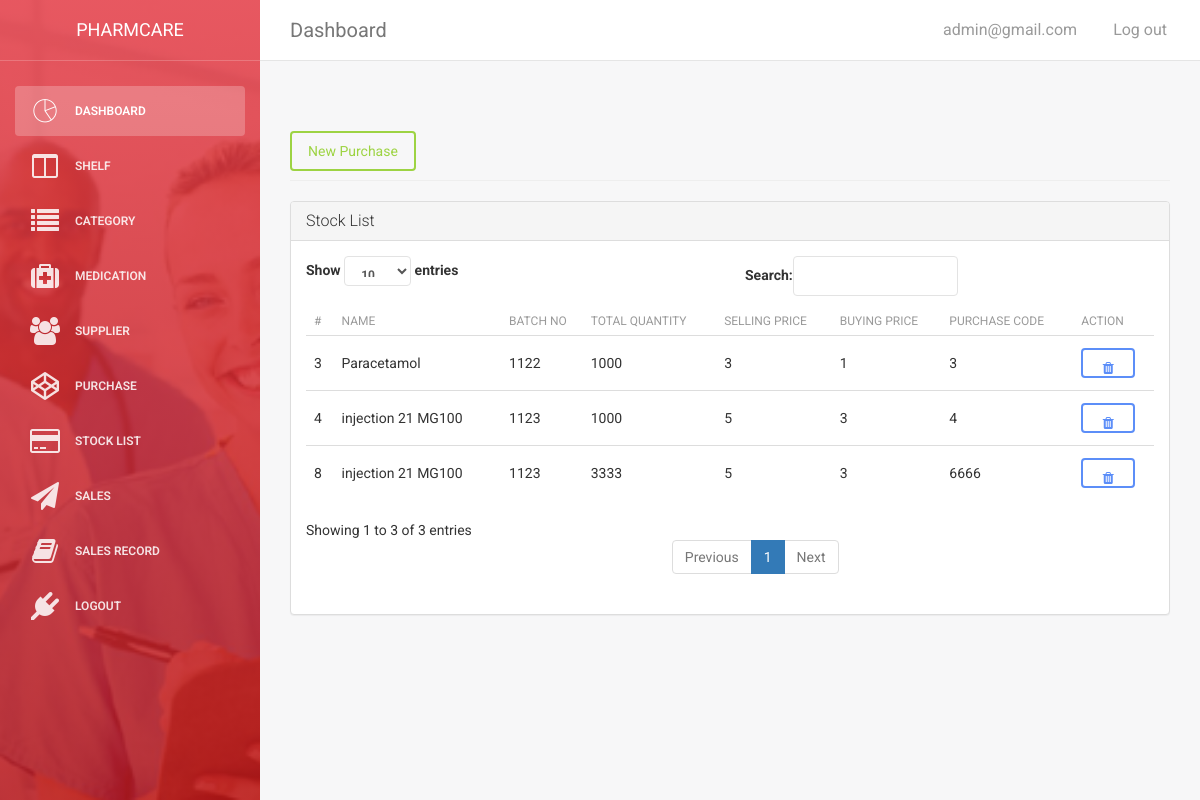
The app's page /admin/administrator/stocklist.php (signed in) with its own data.
### tables this page shows
CREATE TABLE `stocklist` (
  `id` int(11) NOT NULL,
  `name` varchar(225) NOT NULL,
  `batchNo` int(100) NOT NULL,
  `purchaseCode` int(200) NOT NULL,
  `supplier` varchar(255) NOT NULL,
  `quantity` int(11) DEFAULT NULL,
  `amount` double NOT NULL,
  `sellPrice` double DEFAULT NULL,
  `buyPrice` double DEFAULT NULL,
  `expDate` date NOT NULL
);

### admin/administrator/stocklist.php (the view, shortened to what this page needs)
<?php include("../includes/admin_header.php");?>
<?php include("../includes/admin_sidebar.php"); ?>
<div class="content">
    <div class="container-fluid">
        <h4 class="page-header">
        <a href="purchase.php?source=add_purchase"><button class="btn btn-success">New Purchase</button></a>
        </h4>
        <div class="row">
         <div class="col-md-12">
            <div class="panel panel-default">
                  <div class="panel-heading">
                        <h3 class="panel-title">Stock List</h3>
                  </div>
                  <div class="panel-body">
                     <table class="table" id="myTable">
                        <thead>
                          <tr>
                             <th>#</th>
                            <th>Name</th>
                            <th>Batch No</th>
                            <th>Total Quantity</th>
                            <th>Selling Price</th>
                            <th>Buying Price</th>
                            <th>Purchase Code</th>
                            <th>Action</th>
                          </tr>
                        </thead>
                        <tbody>
                          <tr>
                            <?php
                            global $connection;
                            $result = mysqli_query($connection,"SELECT * FROM stockList ORDER BY id ASC");
                            while($row = mysqli_fetch_assoc($result)){
                                $id = $row['id'];
                                $name = $row['name'];
                                $bathNo = $row['batchNo'];
                                $quantity = $row['quantity'];
                                $sell = $row['sellPrice'];
                                $buy = $row['buyPrice'];
                                $purchaseCode = $row['purchaseCode'];
                              ?>
                               <td><?php echo $id; ?></td>
                              <td><?php echo $name; ?></td>
                              <td><?php echo $bathNo ;?></td>
                              <td><?php echo $quantity ;?></td>
                              <td><?php echo $sell ;?></td>
                              <td><?php echo $buy ;?></td>
                              <td><?php echo $purchaseCode ;?></td>
                              <td><?php echo "<a href='stocklist.php?delete= $id'><button type='button' class='btn btn-primary input-sm'><span><i class='fa fa-trash''></i></span></button></a>";?></td>
                              </tr><?php
                            }
                            ?>
                        </tbody>
                      </table>
                  </div>
            </div>
         </div>
        </div>
    </div>
</div>
</div>
</body>
</html>

### records on screen
stocklist: id "3", name "Paracetamol", batchNo "1122", quantity "1000", sellPrice "3", buyPrice "1", purchaseCode "3"
stocklist: id "4", name "injection 21 MG100", batchNo "1123", quantity "1000", sellPrice "5", buyPrice "3", purchaseCode "4"
stocklist: id "8", name "injection 21 MG100", batchNo "1123", quantity "3333", sellPrice "5", buyPrice "3", purchaseCode "6666"

### other values on screen
$_SESSION['username'] "admin@gmail.com"
